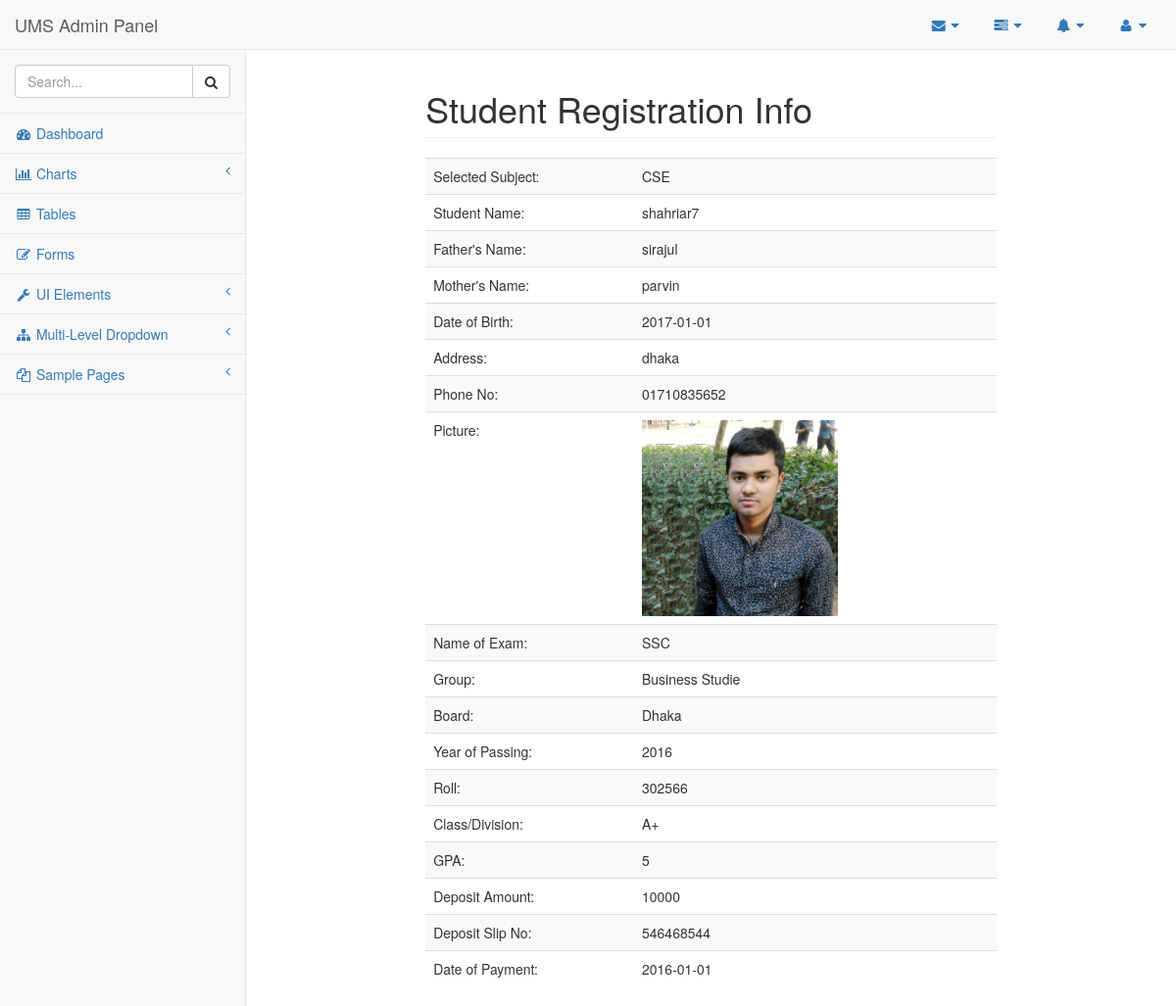
Page /admin/pages/std_info_view.php?stdvid=2 on the committed database.
### tables this page shows
CREATE TABLE `std_regi_info` (
  `std_id` int(11) NOT NULL,
  `sub` varchar(48) NOT NULL,
  `std_name` varchar(48) NOT NULL,
  `f_name` varchar(48) NOT NULL,
  `m_name` varchar(48) NOT NULL,
  `date_of_birth` varchar(20) NOT NULL,
  `address` varchar(255) NOT NULL,
  `phone` varchar(35) NOT NULL,
  `picture` varchar(255) NOT NULL,
  `exam` varchar(15) NOT NULL,
  `study_group` varchar(15) NOT NULL,
  `board` varchar(48) NOT NULL,
  `passing_year` varchar(10) NOT NULL,
  `roll` varchar(10) NOT NULL,
  `class_div_grade` varchar(15) NOT NULL,
  `gpa` varchar(6) NOT NULL,
  `ammount` varchar(10) NOT NULL,
  `slip_no` varchar(15) NOT NULL,
  `date_of_pay` varchar(15) NOT NULL
);

### admin/pages/std_info_view.php (the view, shortened to what this page needs)
<?php
    require_once('config.php');
    $id = $_GET['stdvid'];
?>
<!DOCTYPE html>
<html lang="en">
<head>
    <link href="../vendor/bootstrap/css/bootstrap.min.css" rel="stylesheet">
    <link href="../vendor/metisMenu/metisMenu.min.css" rel="stylesheet">
    <link href="../dist/css/sb-admin-2.css" rel="stylesheet">
    <link href="../vendor/font-awesome/css/font-awesome.min.css" rel="stylesheet" type="text/css">
</head>
<body>
    <div id="wrapper">
        <nav class="navbar navbar-default navbar-static-top" role="navigation" style="margin-bottom: 0">
            <div class="navbar-header">
                <a class="navbar-brand" href="index.html">UMS Admin Panel</a>
            </div>
            <ul class="nav navbar-top-links navbar-right">
                <li class="dropdown">
                    <a class="dropdown-toggle" data-toggle="dropdown" href="#">
                        <i class="fa fa-envelope fa-fw"></i> <i class="fa fa-caret-down"></i>
                    </a>
                </li>
                <li class="dropdown">
                    <a class="dropdown-toggle" data-toggle="dropdown" href="#">
                        <i class="fa fa-tasks fa-fw"></i> <i class="fa fa-caret-down"></i>
                    </a>
                </li>
                <li class="dropdown">
                    <a class="dropdown-toggle" data-toggle="dropdown" href="#">
                        <i class="fa fa-bell fa-fw"></i> <i class="fa fa-caret-down"></i>
                    </a>
                </li>
                <li class="dropdown">
                    <a class="dropdown-toggle" data-toggle="dropdown" href="#">
                        <i class="fa fa-user fa-fw"></i> <i class="fa fa-caret-down"></i>
                    </a>
                </li>
            </ul>
            <div class="navbar-default sidebar" role="navigation">
                <div class="sidebar-nav navbar-collapse">
                    <ul class="nav" id="side-menu">
                        <li class="sidebar-search">
                            <div class="input-group custom-search-form">
                                <input type="text" class="form-control" placeholder="Search...">
                                <span class="input-group-btn">
                                <button class="btn btn-default" type="button">
                                    <i class="fa fa-search"></i>
                                </button>
                            </span>
                            </div>
                        </li>
                        <li>
                            <a href="index.php"><i class="fa fa-dashboard fa-fw"></i> Dashboard</a>
                        </li>
                        <li>
                            <a href="#"><i class="fa fa-bar-chart-o fa-fw"></i> Charts<span class="fa arrow"></span></a>
                        </li>
                        <li>
                            <a href="tables.html"><i class="fa fa-table fa-fw"></i> Tables</a>
                        </li>
                        <li>
                            <a href="forms.html"><i class="fa fa-edit fa-fw"></i> Forms</a>
                        </li>
                        <li>
                            <a href="#"><i class="fa fa-wrench fa-fw"></i> UI Elements<span class="fa arrow"></span></a>
                        </li>
                        <li>
                            <a href="#"><i class="fa fa-sitemap fa-fw"></i> Multi-Level Dropdown<span class="fa arrow"></span></a>
                        </li>
                        <li>
                            <a href="#"><i class="fa fa-files-o fa-fw"></i> Sample Pages<span class="fa arrow"></span></a>
                        </li>
                    </ul>
                </div>
            </div>
        </nav>
        <div id="page-wrapper">
            <div class="row">
                <div class="col-md-8 col-md-offset-2">
                    <h1 class="page-header">Student Registration Info</h1>
                     <div class="table-responsive">
                        <table class="table table-striped table-hover">
                            <tbody>
                            <?php
                                $slt ="SELECT * FROM std_regi_info WHERE std_id='$id'";
                                $qre = mysqli_query($DBC, $slt);
                                $data=mysqli_fetch_array($qre);
                             ?>
                                <tr>
                                    <td>Selected Subject:</td>
                                    <td><?= $data['sub']; ?></td>
                                </tr>
                                <tr>
                                    <td>Student Name:</td>
                                    <td><?= $data['std_name']; ?></td>
                                </tr>
                                <tr>
                                    <td>Father's Name:</td>
                                    <td><?= $data['f_name']; ?></td>
                                </tr>
                                <tr>
                                    <td>Mother's Name:</td>
                                    <td><?= $data['m_name']; ?></td>
                                </tr>
                                <tr>
                                    <td>Date of Birth:</td>
                                    <td><?= $data['date_of_birth']; ?></td>
                                </tr>
                                <tr>
                                    <td>Address:</td>
                                    <td><?= $data['address']; ?></td>
                                </tr>
                                <tr>
                                    <td>Phone No:</td>
                                    <td><?= $data['phone']; ?></td>
                                </tr>
                                <tr>
                                    <td>Picture:</td>
                                    <td>
                                        <img width="200" src="../../students_picture/<?= $data['picture']; ?>" alt="">
                                    </td>
                                </tr>
                                <tr>
                                    <td>Name of Exam:</td>
                                    <td><?= $data['exam']; ?></td>
                                </tr>
                                <tr>
                                    <td>Group:</td>
                                    <td><?= $data['study_group']; ?></td>
                                </tr>
                                <tr>
                                    <td>Board:</td>
                                    <td><?= $data['board']; ?></td>
                                </tr>
                                <tr>
                                    <td>Year of Passing:</td>
                                    <td><?= $data['passing_year']; ?></td>
                                </tr>
                                <tr>
                                    <td>Roll:</td>
                                    <td><?= $data['roll']; ?></td>
                                </tr>
                                <tr>
                                    <td>Class/Division:</td>
                                    <td><?= $data['class_div_grade']; ?></td>
                                </tr>
                                <tr>
                                    <td>GPA:</td>
                                    <td><?= $data['gpa']; ?></td>
                                </tr>
                                <tr>
                                    <td>Deposit Amount:</td>
                                    <td><?= $data['ammount']; ?></td>
                                </tr>
                                <tr>
                                    <td>Deposit Slip No:</td>
                                    <td><?= $data['slip_no']; ?></td>
                                </tr>
                                <tr>
                                    <td>Date of Payment:</td>
                                    <td><?= $data['date_of_pay']; ?></td>
                                </tr>
                            </tbody>
                        </table>
                    </div>
                </div>
            </div>
        </div>
    </div>
</body>
</html>

### rows in the picture
std_regi_info: sub "CSE", std_name "shahriar7", f_name "sirajul", m_name "parvin", date_of_birth "2017-01-01", address "dhaka", phone "01710835652", picture (picture), exam "SSC", study_group "Business Studie", board "Dhaka", passing_year "2016", roll "302566", class_div_grade "A+", gpa "5", ammount "10000", slip_no "546468544", date_of_pay "2016-01-01"
